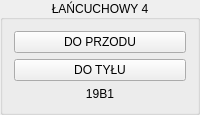
      <widget class="QGroupBox" name="groupBox_7">
       <property name="autoFillBackground">
        <bool>false</bool>
       </property>
       <property name="title">
        <string>ŁAŃCUCHOWY 4</string>
       </property>
       <property name="alignment">
        <set>Qt::AlignCenter</set>
       </property>
       <property name="flat">
        <bool>false</bool>
       </property>
       <property name="checkable">
        <bool>false</bool>
       </property>
       <layout class="QVBoxLayout" name="verticalLayout_12">
        <item>
         <layout class="QVBoxLayout" name="verticalLayout_13">
          <item>
           <widget class="QPushButton" name="pushButton_55">
            <property name="sizePolicy">
             <sizepolicy hsizetype="Minimum" vsizetype="Minimum">
              <horstretch>0</horstretch>
              <verstretch>0</verstretch>
             </sizepolicy>
            </property>
            <property name="whatsThis">
             <string>DB100.DBX2.2 toggle</string>
            </property>
            <property name="text">
             <string>DO PRZODU</string>
            </property>
            <property name="icon">
             <iconset>
              <normaloff>img/led_green_off.svg</normaloff>
              <normalon>img/led_green_on.svg</normalon>img/led_green_off.svg</iconset>
            </property>
            <property name="checkable">
             <bool>true</bool>
            </property>
            <property name="checked">
             <bool>false</bool>
            </property>
            <property name="autoRepeat">
             <bool>false</bool>
            </property>
            <property name="flat">
             <bool>false</bool>
            </property>
           </widget>
          </item>
          <item>
           <widget class="QPushButton" name="pushButton_56">
            <property name="sizePolicy">
             <sizepolicy hsizetype="Minimum" vsizetype="Minimum">
              <horstretch>0</horstretch>
              <verstretch>0</verstretch>
             </sizepolicy>
            </property>
            <property name="whatsThis">
             <string>DB100.DBX2.3 toggle</string>
            </property>
            <property name="text">
             <string>DO TYŁU</string>
            </property>
            <property name="icon">
             <iconset>
              <normaloff>img/led_green_off.svg</normaloff>
              <normalon>img/led_green_on.svg</normalon>img/led_green_off.svg</iconset>
            </property>
            <property name="checkable">
             <bool>true</bool>
            </property>
            <property name="checked">
             <bool>false</bool>
            </property>
            <property name="autoRepeat">
             <bool>false</bool>
            </property>
            <property name="flat">
             <bool>false</bool>
            </property>
           </widget>
          </item>
          <item>
           <widget class="QPushButton" name="pushButton_42">
            <property name="enabled">
             <bool>true</bool>
            </property>
            <property name="whatsThis">
             <string>db100.dbx9.2</string>
            </property>
            <property name="styleSheet">
             <string notr="true">border: None</string>
            </property>
            <property name="text">
             <string>19B1</string>
            </property>
            <property name="icon">
             <iconset>
              <normaloff>img/led_green_off.svg</normaloff>
              <normalon>img/led_green_on.svg</normalon>img/led_green_off.svg</iconset>
            </property>
            <property name="iconSize">
             <size>
              <width>15</width>
              <height>15</height>
             </size>
            </property>
            <property name="checkable">
             <bool>true</bool>
            </property>
            <property name="default">
             <bool>false</bool>
            </property>
            <property name="flat">
             <bool>true</bool>
            </property>
           </widget>
          </item>
         </layout>
        </item>
       </layout>
      </widget>
